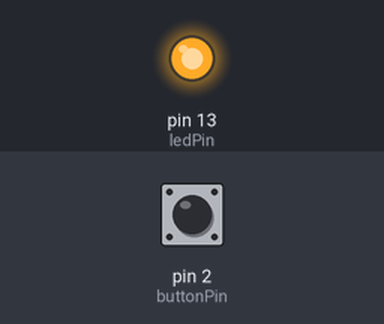
Simulated run of this sketch. Board: Arduino Uno, built with avr-gcc and run on an emulated ATmega328P. Parts: output pins drawn as LEDs (lit = HIGH). The inputs (shaded band) are chosen by the test bench; at power-on: pin 2 (buttonPin) HIGH. What the sketch prints to the serial monitor is not drawn.

Above: at 1.2 s.
1.3 s: pin 2 (buttonPin) pulled LOW for 0.15 s
At 1.38 s:
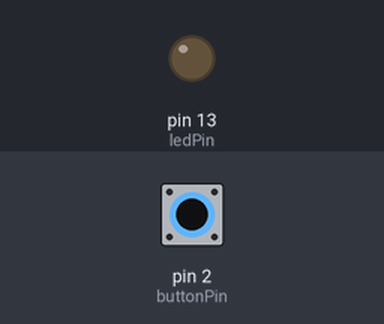
2.9 s: pin 2 (buttonPin) pulled LOW for 3.2 s
At 7.4 s:
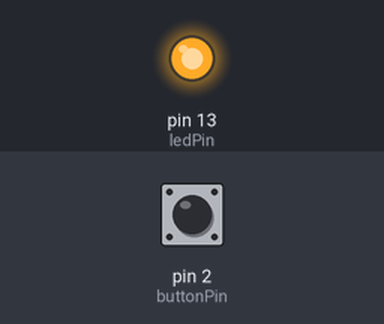
Timing chart, 0 to 8.9 s (numbered marks = the images above; inputs shaded):
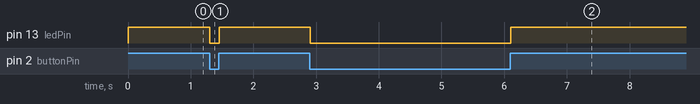

Measured:
- after the input at 1.3 s, pin 13 (ledPin): HIGH → LOW at once, → HIGH 0.15 s later
- after the input at 2.9 s, pin 13 (ledPin): HIGH → LOW at once, → HIGH 3.2 s later

The sketch:

button_enabled_light.ino
```cpp
int buttonPin = 2;
int ledPin = 13;

void setup() {
Serial.begin(9600);
pinMode(buttonPin, INPUT_PULLUP);
pinMode(ledPin, OUTPUT);
}

void loop() {
  int sensorVal = digitalRead(buttonPin);

  Serial.println(sensorVal);

  if(sensorVal == HIGH){
    digitalWrite(ledPin, HIGH);

  }
  else {
    digitalWrite(ledPin, LOW);
  }

}
```
